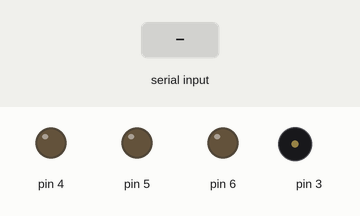
Recording of a sketch running on a simulated Arduino Uno, built with avr-gcc and run on an emulated ATmega328P. Parts: output pins drawn as LEDs (lit = HIGH), buzzer (waves = sounding). Dashed ring = blinking. Inputs (shaded band) come from the test bench. Random numbers use the default seed unless the sketch sets one; what the sketch prints to the serial monitor is not drawn.

Above: at 1.6 s.
1.7 s: "2" received over Serial
At 3.1 s:
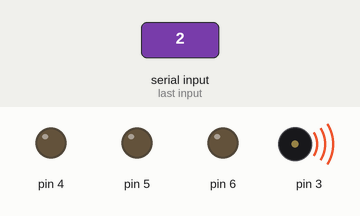
4.7 s: "1" received over Serial
At 7.25 s:
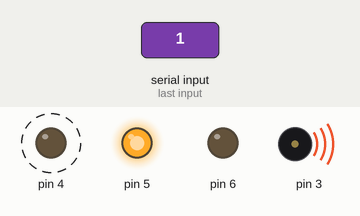
7.7 s: "3" received over Serial
At 8.9 s:
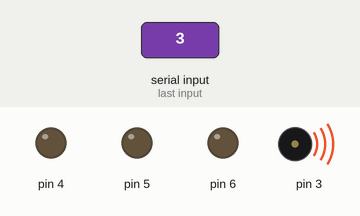
10.7 s: "2" received over Serial
At 13.25 s:
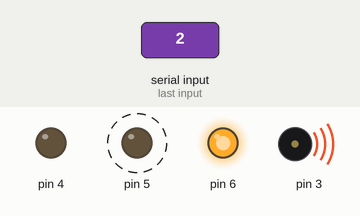
13.7 s: "0" received over Serial
At 17.45 s:
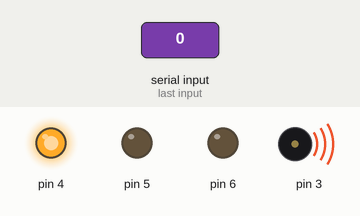
Timing chart, 0 to 17.7 s (numbered marks = the images above; inputs shaded):
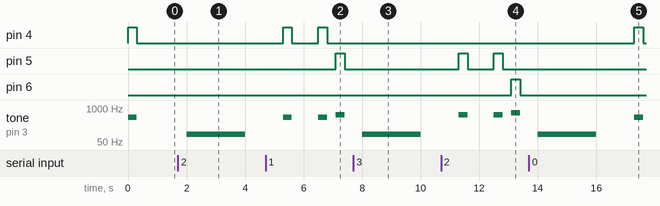

The sketch:

Genius_Game.ino
```cpp
#include <stdlib.h>
#include <time.h>
#define tempo 300

int cor[100];
int tom;
char recebido;
boolean newData = false;
int i = 0, j; //contador

int freq(){
    switch (cor[j]){
    case 4:
      return 440;
      break;
    case 5:
      return 550;
      break;
    case 6:
      return 660;
      break;
  }
}

void pisca() {
  for (j = 0; j <= i; j ++) {
    digitalWrite(cor[j], HIGH);
    tom = freq();
    tone(3, tom, tempo);
    delay(tempo);
    digitalWrite(cor[j], LOW);
    delay(tempo);
  }
}

void recebeChar() {
  while (newData == false) {
    if (Serial.available() > 0) {
      recebido = Serial.read();
      newData = true;
    }
  }
  delay (tempo);
}

void compara(int index) {
  int cmp;
  switch (recebido) {
    case '1':
      cmp = 1;
      break;
    case '2':
      cmp = 2;
      break;
    case '3':
      cmp = 3;
      break;
  }
  if (cmp != (cor[index] - 3)) {
    tone(3, 100, 2000);
    delay (3000);
    i = -1;
  }
  newData = false;
  delay(tempo);
}

void setup() {
  pinMode(3, OUTPUT);
  pinMode(4, OUTPUT);
  pinMode(5, OUTPUT);
  pinMode(6, OUTPUT);
  srand(time(NULL));
  Serial.begin(9600);
  Serial.println("BEM VINDO AO GAME GENIUS");
}

void loop() {
  cor[i] = (rand() % 3) + 4;
  pisca ();
  for (j = 0; j <= i; j ++) {
    recebeChar();
    compara(j);
  }
  i ++;
}
```

Measured:
- after the input at 1.7 s, tone on pin 3: silent → 100 Hz after 0.30 s, → silent 2.0 s later
- after the input at 4.7 s, pin 5: LOW → HIGH after 2.4 s, → LOW 0.30 s later
- after the input at 7.7 s, tone on pin 3: silent → 100 Hz after 0.30 s, → silent 2.0 s later
- after the input at 10.7 s, pin 6: LOW → HIGH after 2.4 s, → LOW 0.30 s later
- after the input at 13.7 s, pin 4: LOW → HIGH after 3.6 s, → LOW 0.30 s later; tone on pin 3: silent → 100 Hz after 0.30 s, → silent 2.0 s later, → 440 Hz 1.3 s later, → silent 0.30 s later
- by itself, pin 4: alternates HIGH for 0.30 s and LOW for 0.90 s
